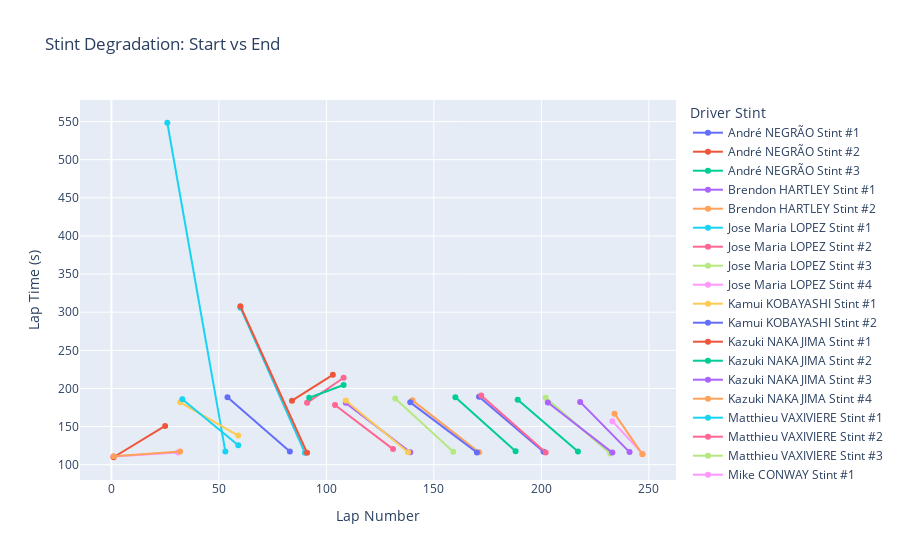

The notebook cell saved with this chart:
### Code cell
stint_summary = (
    Bahrain_8.groupby(["driver_stint", "team_no"]).agg(
        start_lap=("lap_number", "min"),
        end_lap=("lap_number", "max"),
        start_time=("lap_time_s", "first"),
        end_time=("lap_time_s", "last")
    )
    .reset_index()
)

stint_long = pd.concat(
    [stint_summary[["driver_stint", "team_no", "start_lap", "start_time"]].rename(columns={"start_lap": "lap", "start_time": "lap_time"}),

    stint_summary[["driver_stint", "team_no", "end_lap", "end_time"]].rename(columns={"end_lap": "lap", "end_time": "lap_time"})],
    ignore_index=True
)

fig = px.line(stint_long,
    x="lap",
    y="lap_time",
    color="driver_stint",   
    line_group="team_no", 
    markers=True,
    title="Stint Degradation: Start vs End",
    labels={                  
        "lap": "Lap Number",
        "lap_time": "Lap Time",
        "driver_stint": "Driver Stint",
        "team_no": "Team Number"
    }
)

fig.update_layout(
    xaxis_title="Lap Number",
    yaxis_title="Lap Time (s)"
)

fig.show()

### Figure 1 — Plotly figure (JSON) as saved in the notebook; plotly's stock layout.template omitted (floating-point values rounded to 4 significant figures)
{"data": [{"hovertemplate": "Driver Stint=André NEGRÃO Stint #1<br>Team Number=Alpine Elf Matmut #36<br>Lap Number=%{x}<br>Lap Time=%{y}<extra></extra>", "legendgroup": "André NEGRÃO Stint #1", "line": {"color": "#636efa", "dash": "solid"}, "marker": {"symbol": "circle"}, "mode": "lines+markers", "name": "André NEGRÃO Stint #1", "orientation": "v", "showlegend": true, "type": "scatter", "x": [54, 83], "xaxis": "x", "y": [188.5, 117.3], "yaxis": "y"}, {"hovertemplate": "Driver Stint=André NEGRÃO Stint #2<br>Team Number=Alpine Elf Matmut #36<br>Lap Number=%{x}<br>Lap Time=%{y}<extra></extra>", "legendgroup": "André NEGRÃO Stint #2", "line": {"color": "#EF553B", "dash": "solid"}, "marker": {"symbol": "circle"}, "mode": "lines+markers", "name": "André NEGRÃO Stint #2", "orientation": "v", "showlegend": true, "type": "scatter", "x": [84, 103], "xaxis": "x", "y": [183.9, 217.8], "yaxis": "y"}, {"hovertemplate": "Driver Stint=André NEGRÃO Stint #3<br>Team Number=Alpine Elf Matmut #36<br>Lap Number=%{x}<br>Lap Time=%{y}<extra></extra>", "legendgroup": "André NEGRÃO Stint #3", "line": {"color": "#00cc96", "dash": "solid"}, "marker": {"symbol": "circle"}, "mode": "lines+markers", "name": "André NEGRÃO Stint #3", "orientation": "v", "showlegend": true, "type": "scatter", "x": [160, 188], "xaxis": "x", "y": [188.5, 117.8], "yaxis": "y"}, {"hovertemplate": "Driver Stint=Brendon HARTLEY Stint #1<br>Team Number=Toyota Gazoo Racing #8<br>Lap Number=%{x}<br>Lap Time=%{y}<extra></extra>", "legendgroup": "Brendon HARTLEY Stint #1", "line": {"color": "#ab63fa", "dash": "solid"}, "marker": {"symbol": "circle"}, "mode": "lines+markers", "name": "Brendon HARTLEY Stint #1", "orientation": "v", "showlegend": true, "type": "scatter", "x": [109, 139], "xaxis": "x", "y": [181.1, 116.3], "yaxis": "y"}, {"hovertemplate": "Driver Stint=Brendon HARTLEY Stint #2<br>Team Number=Toyota Gazoo Racing #8<br>Lap Number=%{x}<br>Lap Time=%{y}<extra></extra>", "legendgroup": "Brendon HARTLEY Stint #2", "line": {"color": "#FFA15A", "dash": "solid"}, "marker": {"symbol": "circle"}, "mode": "lines+markers", "name": "Brendon HARTLEY Stint #2", "orientation": "v", "showlegend": true, "type": "scatter", "x": [140, 171], "xaxis": "x", "y": [184.4, 116.2], "yaxis": "y"}, {"hovertemplate": "Driver Stint=Jose Maria LOPEZ Stint #1<br>Team Number=Toyota Gazoo Racing #7<br>Lap Number=%{x}<br>Lap Time=%{y}<extra></extra>", "legendgroup": "Jose Maria LOPEZ Stint #1", "line": {"color": "#19d3f3", "dash": "solid"}, "marker": {"symbol": "circle"}, "mode": "lines+markers", "name": "Jose Maria LOPEZ Stint #1", "orientation": "v", "showlegend": true, "type": "scatter", "x": [60, 90], "xaxis": "x", "y": [306.0, 115.6], "yaxis": "y"}, {"hovertemplate": "Driver Stint=Jose Maria LOPEZ Stint #2<br>Team Number=Toyota Gazoo Racing #7<br>Lap Number=%{x}<br>Lap Time=%{y}<extra></extra>", "legendgroup": "Jose Maria LOPEZ Stint #2", "line": {"color": "#FF6692", "dash": "solid"}, "marker": {"symbol": "circle"}, "mode": "lines+markers", "name": "Jose Maria LOPEZ Stint #2", "orientation": "v", "showlegend": true, "type": "scatter", "x": [91, 108], "xaxis": "x", "y": [181.1, 214.0], "yaxis": "y"}, {"hovertemplate": "Driver Stint=Jose Maria LOPEZ Stint #3<br>Team Number=Toyota Gazoo Racing #7<br>Lap Number=%{x}<br>Lap Time=%{y}<extra></extra>", "legendgroup": "Jose Maria LOPEZ Stint #3", "line": {"color": "#B6E880", "dash": "solid"}, "marker": {"symbol": "circle"}, "mode": "lines+markers", "name": "Jose Maria LOPEZ Stint #3", "orientation": "v", "showlegend": true, "type": "scatter", "x": [202, 232], "xaxis": "x", "y": [187.8, 114.8], "yaxis": "y"}, {"hovertemplate": "Driver Stint=Jose Maria LOPEZ Stint #4<br>Team Number=Toyota Gazoo Racing #7<br>Lap Number=%{x}<br>Lap Time=%{y}<extra></extra>", "legendgroup": "Jose Maria LOPEZ Stint #4", "line": {"color": "#FF97FF", "dash": "solid"}, "marker": {"symbol": "circle"}, "mode": "lines+markers", "name": "Jose Maria LOPEZ Stint #4", "orientation": "v", "showlegend": true, "type": "scatter", "x": [233, 247], "xaxis": "x", "y": [157.1, 114.5], "yaxis": "y"}, {"hovertemplate": "Driver Stint=Kamui KOBAYASHI Stint #1<br>Team Number=Toyota Gazoo Racing #7<br>Lap Number=%{x}<br>Lap Time=%{y}<extra></extra>", "legendgroup": "Kamui KOBAYASHI Stint #1", "line": {"color": "#FECB52", "dash": "solid"}, "marker": {"symbol": "circle"}, "mode": "lines+markers", "name": "Kamui KOBAYASHI Stint #1", "orientation": "v", "showlegend": true, "type": "scatter", "x": [109, 138], "xaxis": "x", "y": [184.1, 116.4], "yaxis": "y"}, {"hovertemplate": "Driver Stint=Kamui KOBAYASHI Stint #2<br>Team Number=Toyota Gazoo Racing #7<br>Lap Number=%{x}<br>Lap Time=%{y}<extra></extra>", "legendgroup": "Kamui KOBAYASHI Stint #2", "line": {"color": "#636efa", "dash": "solid"}, "marker": {"symbol": "circle"}, "mode": "lines+markers", "name": "Kamui KOBAYASHI Stint #2", "orientation": "v", "showlegend": true, "type": "scatter", "x": [139, 170], "xaxis": "x", "y": [181.8, 116.1], "yaxis": "y"}, {"hovertemplate": "Driver Stint=Kazuki NAKAJIMA Stint #1<br>Team Number=Toyota Gazoo Racing #8<br>Lap Number=%{x}<br>Lap Time=%{y}<extra></extra>", "legendgroup": "Kazuki NAKAJIMA Stint #1", "line": {"color": "#EF553B", "dash": "solid"}, "marker": {"symbol": "circle"}, "mode": "lines+markers", "name": "Kazuki NAKAJIMA Stint #1", "orientation": "v", "showlegend": true, "type": "scatter", "x": [60, 91], "xaxis": "x", "y": [307.8, 115.7], "yaxis": "y"}, {"hovertemplate": "Driver Stint=Kazuki NAKAJIMA Stint #2<br>Team Number=Toyota Gazoo Racing #8<br>Lap Number=%{x}<br>Lap Time=%{y}<extra></extra>", "legendgroup": "Kazuki NAKAJIMA Stint #2", "line": {"color": "#00cc96", "dash": "solid"}, "marker": {"symbol": "circle"}, "mode": "lines+markers", "name": "Kazuki NAKAJIMA Stint #2", "orientation": "v", "showlegend": true, "type": "scatter", "x": [92, 108], "xaxis": "x", "y": [187.7, 204.6], "yaxis": "y"}, {"hovertemplate": "Driver Stint=Kazuki NAKAJIMA Stint #3<br>Team Number=Toyota Gazoo Racing #8<br>Lap Number=%{x}<br>Lap Time=%{y}<extra></extra>", "legendgroup": "Kazuki NAKAJIMA Stint #3", "line": {"color": "#ab63fa", "dash": "solid"}, "marker": {"symbol": "circle"}, "mode": "lines+markers", "name": "Kazuki NAKAJIMA Stint #3", "orientation": "v", "showlegend": true, "type": "scatter", "x": [203, 233], "xaxis": "x", "y": [181.6, 115.9], "yaxis": "y"}, {"hovertemplate": "Driver Stint=Kazuki NAKAJIMA Stint #4<br>Team Number=Toyota Gazoo Racing #8<br>Lap Number=%{x}<br>Lap Time=%{y}<extra></extra>", "legendgroup": "Kazuki NAKAJIMA Stint #4", "line": {"color": "#FFA15A", "dash": "solid"}, "marker": {"symbol": "circle"}, "mode": "lines+markers", "name": "Kazuki NAKAJIMA Stint #4", "orientation": "v", "showlegend": true, "type": "scatter", "x": [234, 247], "xaxis": "x", "y": [166.9, 113.6], "yaxis": "y"}, {"hovertemplate": "Driver Stint=Matthieu VAXIVIERE Stint #1<br>Team Number=Alpine Elf Matmut #36<br>Lap Number=%{x}<br>Lap Time=%{y}<extra></extra>", "legendgroup": "Matthieu VAXIVIERE Stint #1", "line": {"color": "#19d3f3", "dash": "solid"}, "marker": {"symbol": "circle"}, "mode": "lines+markers", "name": "Matthieu VAXIVIERE Stint #1", "orientation": "v", "showlegend": true, "type": "scatter", "x": [26, 53], "xaxis": "x", "y": [548.4, 117.5], "yaxis": "y"}, {"hovertemplate": "Driver Stint=Matthieu VAXIVIERE Stint #2<br>Team Number=Alpine Elf Matmut #36<br>Lap Number=%{x}<br>Lap Time=%{y}<extra></extra>", "legendgroup": "Matthieu VAXIVIERE Stint #2", "line": {"color": "#FF6692", "dash": "solid"}, "marker": {"symbol": "circle"}, "mode": "lines+markers", "name": "Matthieu VAXIVIERE Stint #2", "orientation": "v", "showlegend": true, "type": "scatter", "x": [104, 131], "xaxis": "x", "y": [178.2, 120.5], "yaxis": "y"}, {"hovertemplate": "Driver Stint=Matthieu VAXIVIERE Stint #3<br>Team Number=Alpine Elf Matmut #36<br>Lap Number=%{x}<br>Lap Time=%{y}<extra></extra>", "legendgroup": "Matthieu VAXIVIERE Stint #3", "line": {"color": "#B6E880", "dash": "solid"}, "marker": {"symbol": "circle"}, "mode": "lines+markers", "name": "Matthieu VAXIVIERE Stint #3", "orientation": "v", "showlegend": true, "type": "scatter", "x": [132, 159], "xaxis": "x", "y": [186.8, 117.1], "yaxis": "y"}, {"hovertemplate": "Driver Stint=Mike CONWAY Stint #1<br>Team Number=Toyota Gazoo Racing #7<br>Lap Number=%{x}<br>Lap Time=%{y}<extra></extra>", "legendgroup": "Mike CONWAY Stint #1", "line": {"color": "#FF97FF", "dash": "solid"}, "marker": {"symbol": "circle"}, "mode": "lines+markers", "name": "Mike CONWAY Stint #1", "orientation": "v", "showlegend": true, "type": "scatter", "x": [1, 31], "xaxis": "x", "y": [110.7, 116.0], "yaxis": "y"}, {"hovertemplate": "Driver Stint=Mike CONWAY Stint #2<br>Team Number=Toyota Gazoo Racing #7<br>Lap Number=%{x}<br>Lap Time=%{y}<extra></extra>", "legendgroup": "Mike CONWAY Stint #2", "line": {"color": "#FECB52", "dash": "solid"}, "marker": {"symbol": "circle"}, "mode": "lines+markers", "name": "Mike CONWAY Stint #2", "orientation": "v", "showlegend": true, "type": "scatter", "x": [32, 59], "xaxis": "x", "y": [181.8, 138.2], "yaxis": "y"}, {"hovertemplate": "Driver Stint=Mike CONWAY Stint #3<br>Team Number=Toyota Gazoo Racing #7<br>Lap Number=%{x}<br>Lap Time=%{y}<extra></extra>", "legendgroup": "Mike CONWAY Stint #3", "line": {"color": "#636efa", "dash": "solid"}, "marker": {"symbol": "circle"}, "mode": "lines+markers", "name": "Mike CONWAY Stint #3", "orientation": "v", "showlegend": true, "type": "scatter", "x": [171, 201], "xaxis": "x", "y": [189.1, 116.9], "yaxis": "y"}, {"hovertemplate": "Driver Stint=Nicolas LAPIERRE Stint #1<br>Team Number=Alpine Elf Matmut #36<br>Lap Number=%{x}<br>Lap Time=%{y}<extra></extra>", "legendgroup": "Nicolas LAPIERRE Stint #1", "line": {"color": "#EF553B", "dash": "solid"}, "marker": {"symbol": "circle"}, "mode": "lines+markers", "name": "Nicolas LAPIERRE Stint #1", "orientation": "v", "showlegend": true, "type": "scatter", "x": [1, 25], "xaxis": "x", "y": [109.8, 150.9], "yaxis": "y"}, {"hovertemplate": "Driver Stint=Nicolas LAPIERRE Stint #2<br>Team Number=Alpine Elf Matmut #36<br>Lap Number=%{x}<br>Lap Time=%{y}<extra></extra>", "legendgroup": "Nicolas LAPIERRE Stint #2", "line": {"color": "#00cc96", "dash": "solid"}, "marker": {"symbol": "circle"}, "mode": "lines+markers", "name": "Nicolas LAPIERRE Stint #2", "orientation": "v", "showlegend": true, "type": "scatter", "x": [189, 217], "xaxis": "x", "y": [185.1, 117.2], "yaxis": "y"}, {"hovertemplate": "Driver Stint=Nicolas LAPIERRE Stint #3<br>Team Number=Alpine Elf Matmut #36<br>Lap Number=%{x}<br>Lap Time=%{y}<extra></extra>", "legendgroup": "Nicolas LAPIERRE Stint #3", "line": {"color": "#ab63fa", "dash": "solid"}, "marker": {"symbol": "circle"}, "mode": "lines+markers", "name": "Nicolas LAPIERRE Stint #3", "orientation": "v", "showlegend": true, "type": "scatter", "x": [218, 241], "xaxis": "x", "y": [182.4, 116.5], "yaxis": "y"}, {"hovertemplate": "Driver Stint=Sébastien BUEMI Stint #1<br>Team Number=Toyota Gazoo Racing #8<br>Lap Number=%{x}<br>Lap Time=%{y}<extra></extra>", "legendgroup": "Sébastien BUEMI Stint #1", "line": {"color": "#FFA15A", "dash": "solid"}, "marker": {"symbol": "circle"}, "mode": "lines+markers", "name": "Sébastien BUEMI Stint #1", "orientation": "v", "showlegend": true, "type": "scatter", "x": [1, 32], "xaxis": "x", "y": [111.2, 117.3], "yaxis": "y"}, {"hovertemplate": "Driver Stint=Sébastien BUEMI Stint #2<br>Team Number=Toyota Gazoo Racing #8<br>Lap Number=%{x}<br>Lap Time=%{y}<extra></extra>", "legendgroup": "Sébastien BUEMI Stint #2", "line": {"color": "#19d3f3", "dash": "solid"}, "marker": {"symbol": "circle"}, "mode": "lines+markers", "name": "Sébastien BUEMI Stint #2", "orientation": "v", "showlegend": true, "type": "scatter", "x": [33, 59], "xaxis": "x", "y": [185.9, 125.6], "yaxis": "y"}, {"hovertemplate": "Driver Stint=Sébastien BUEMI Stint #3<br>Team Number=Toyota Gazoo Racing #8<br>Lap Number=%{x}<br>Lap Time=%{y}<extra></extra>", "legendgroup": "Sébastien BUEMI Stint #3", "line": {"color": "#FF6692", "dash": "solid"}, "marker": {"symbol": "circle"}, "mode": "lines+markers", "name": "Sébastien BUEMI Stint #3", "orientation": "v", "showlegend": true, "type": "scatter", "x": [172, 202], "xaxis": "x", "y": [190.7, 115.9], "yaxis": "y"}], "layout": {"legend": {"title": {"text": "Driver Stint"}, "tracegroupgap": 0}, "title": {"text": "Stint Degradation: Start vs End"}, "xaxis": {"anchor": "y", "domain": [0, 1], "title": {"text": "Lap Number"}}, "yaxis": {"anchor": "x", "domain": [0, 1], "title": {"text": "Lap Time (s)"}}}}
